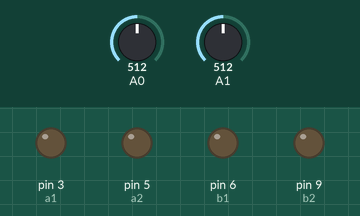
Recording of a sketch running on a simulated Arduino Uno, built with avr-gcc and run on an emulated ATmega328P. Parts: output pins drawn as LEDs (lit = HIGH). The inputs (shaded band) are chosen by the test bench; at power-on: A0 = 512, A1 = 512.

Above: at 1.2 s.
1.3 s: A0 set to 488
At 1.9 s:
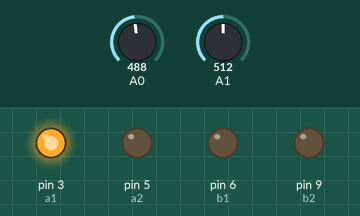
2.8 s: A1 set to 490
At 4.0 s:
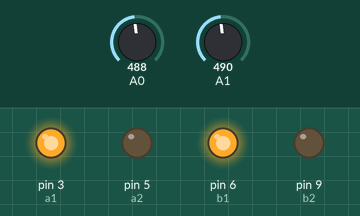
4.3 s: A0 set to 510
At 5.4 s:
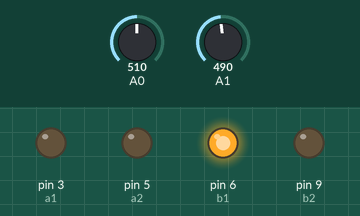
5.8 s: A0 set to 490
At 6.5 s:
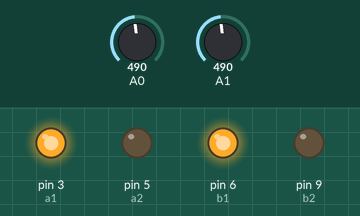
7.3 s: A0 set to 511
At 7.6 s:
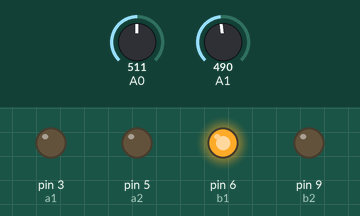
Timing chart, 0 to 9.8 s (numbered marks = the images above; inputs shaded):
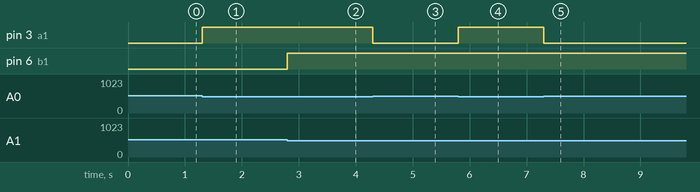

Measured:
- the behaviour switches between 500 and 499 on A0 (found by bisection; images 0 and 1)
- the behaviour switches between 501 and 500 on A1 (found by bisection; images 1 and 2)
- after the input at 1.3 s, pin 3 (a1): LOW → HIGH at once
- after the input at 2.8 s, pin 6 (b1): LOW → HIGH at once
- after the input at 4.3 s, pin 3 (a1): HIGH → LOW at once
- after the input at 5.8 s, pin 3 (a1): LOW → HIGH at once
- after the input at 7.3 s, pin 3 (a1): HIGH → LOW at once

The sketch:

basic_analog_lfr.ino
```cpp
int a1=3;
int a2=5;
int b1=6;
int b2=9;

void setup()
{

  // put your setup code here, to run once:
pinMode(A0,INPUT);
pinMode(A1,INPUT);
pinMode(a1,OUTPUT);
pinMode(a2,OUTPUT);
pinMode(b1,OUTPUT);
pinMode(b2,OUTPUT);

}

void loop()
{

  // put your main code here, to run repeatedly:

int Leftval=analogRead(A0);

int Rightval=analogRead(A1);

if(Leftval<=500&&Rightval<=500)
forward();
else if(Leftval>500&&Rightval<500)
left();
else if(Leftval<500&&Rightval>500)
right();

}

void forward()
{


  digitalWrite(a1,HIGH);
  digitalWrite(a2,LOW);
  digitalWrite(b1,HIGH);
  digitalWrite(b2,LOW);


}

void right()
{


  digitalWrite(a1,HIGH);
  digitalWrite(a2,LOW);
  digitalWrite(b1,LOW);
  digitalWrite(b2,LOW);


  }

void left()
{


   digitalWrite(a1,LOW);
  digitalWrite(a2,LOW);
  digitalWrite(b1,HIGH);
  digitalWrite(b2,LOW);


  }
```
